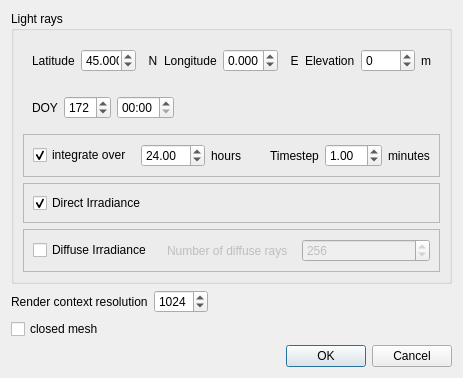
<?xml version="1.0" encoding="UTF-8"?>
<ui version="4.0">
 <class>SOLISDialog</class>
 <widget class="QDialog" name="SOLISDialog">
  <property name="geometry">
   <rect>
    <x>0</x>
    <y>0</y>
    <width>428</width>
    <height>362</height>
   </rect>
  </property>
  <property name="windowTitle">
   <string>Solis v.0.9</string>
  </property>
  <property name="windowIcon">
   <iconset resource="../qSOLIS.qrc">
    <normaloff>:/CC/plugin/qSOLIS/images/SOLISIcon.png</normaloff>:/CC/plugin/qSOLIS/images/SOLISIcon.png</iconset>
  </property>
  <layout class="QVBoxLayout" name="verticalLayout_3">
   <item>
    <widget class="QGroupBox" name="groupBox">
     <property name="sizePolicy">
      <sizepolicy hsizetype="Preferred" vsizetype="Maximum">
       <horstretch>0</horstretch>
       <verstretch>0</verstretch>
      </sizepolicy>
     </property>
     <property name="title">
      <string>Light rays</string>
     </property>
     <layout class="QVBoxLayout" name="verticalLayout_2">
      <item>
       <widget class="QFrame" name="locationFrame">
        <property name="enabled">
         <bool>true</bool>
        </property>
        <layout class="QHBoxLayout" name="horizontalLayout_2">
         <item>
          <widget class="QLabel" name="label_5">
           <property name="text">
            <string>Latitude</string>
           </property>
          </widget>
         </item>
         <item>
          <widget class="QDoubleSpinBox" name="latDoubleSpinBox">
           <property name="minimumSize">
            <size>
             <width>55</width>
             <height>0</height>
            </size>
           </property>
           <property name="decimals">
            <number>3</number>
           </property>
           <property name="maximum">
            <double>90.000000000000000</double>
           </property>
           <property name="value">
            <double>45.000000000000000</double>
           </property>
          </widget>
         </item>
         <item>
          <widget class="QLabel" name="label_6">
           <property name="text">
            <string>  N</string>
           </property>
          </widget>
         </item>
         <item>
          <spacer name="horizontalSpacer_4">
           <property name="orientation">
            <enum>Qt::Horizontal</enum>
           </property>
           <property name="sizeHint" stdset="0">
            <size>
             <width>40</width>
             <height>20</height>
            </size>
           </property>
          </spacer>
         </item>
         <item>
          <widget class="QLabel" name="label_7">
           <property name="text">
            <string>Longitude</string>
           </property>
          </widget>
         </item>
         <item>
          <widget class="QDoubleSpinBox" name="lonDoubleSpinBox">
           <property name="sizePolicy">
            <sizepolicy hsizetype="Minimum" vsizetype="Fixed">
             <horstretch>0</horstretch>
             <verstretch>0</verstretch>
            </sizepolicy>
           </property>
           <property name="minimumSize">
            <size>
             <width>55</width>
             <height>0</height>
            </size>
           </property>
           <property name="decimals">
            <number>3</number>
           </property>
           <property name="minimum">
            <double>-180.000000000000000</double>
           </property>
           <property name="maximum">
            <double>180.000000000000000</double>
           </property>
          </widget>
         </item>
         <item>
          <widget class="QLabel" name="label_8">
           <property name="text">
            <string>  E</string>
           </property>
          </widget>
         </item>
         <item>
          <widget class="QLabel" name="label_11">
           <property name="text">
            <string>Elevation</string>
           </property>
          </widget>
         </item>
         <item>
          <widget class="QSpinBox" name="elevationSpinBox">
           <property name="minimum">
            <number>-420</number>
           </property>
           <property name="maximum">
            <number>9000</number>
           </property>
           <property name="singleStep">
            <number>10</number>
           </property>
           <property name="value">
            <number>0</number>
           </property>
          </widget>
         </item>
         <item>
          <widget class="QLabel" name="label_12">
           <property name="text">
            <string>m</string>
           </property>
          </widget>
         </item>
        </layout>
       </widget>
      </item>
      <item>
       <widget class="QFrame" name="timeFrame">
        <layout class="QHBoxLayout" name="horizontalLayout_4">
         <item>
          <widget class="QLabel" name="label_3">
           <property name="text">
            <string>DOY</string>
           </property>
          </widget>
         </item>
         <item>
          <widget class="QSpinBox" name="doySpinBox">
           <property name="baseSize">
            <size>
             <width>0</width>
             <height>0</height>
            </size>
           </property>
           <property name="minimum">
            <number>1</number>
           </property>
           <property name="maximum">
            <number>365</number>
           </property>
           <property name="value">
            <number>172</number>
           </property>
          </widget>
         </item>
         <item>
          <widget class="QTimeEdit" name="timeEdit">
           <property name="dateTime">
            <datetime>
             <hour>0</hour>
             <minute>0</minute>
             <second>0</second>
             <year>1999</year>
             <month>12</month>
             <day>31</day>
            </datetime>
           </property>
           <property name="displayFormat">
            <string notr="true">HH:mm</string>
           </property>
           <property name="timeSpec">
            <enum>Qt::UTC</enum>
           </property>
           <property name="time">
            <time>
             <hour>0</hour>
             <minute>0</minute>
             <second>0</second>
            </time>
           </property>
          </widget>
         </item>
         <item>
          <spacer name="horizontalSpacer">
           <property name="orientation">
            <enum>Qt::Horizontal</enum>
           </property>
           <property name="sizeHint" stdset="0">
            <size>
             <width>40</width>
             <height>20</height>
            </size>
           </property>
          </spacer>
         </item>
        </layout>
       </widget>
      </item>
      <item>
       <widget class="QFrame" name="frame_2">
        <property name="frameShape">
         <enum>QFrame::StyledPanel</enum>
        </property>
        <property name="frameShadow">
         <enum>QFrame::Raised</enum>
        </property>
        <layout class="QHBoxLayout" name="horizontalLayout_6">
         <item>
          <widget class="QCheckBox" name="integrateCheckBox">
           <property name="text">
            <string>integrate over </string>
           </property>
           <property name="checked">
            <bool>true</bool>
           </property>
          </widget>
         </item>
         <item>
          <widget class="QDoubleSpinBox" name="integrationDoubleSpinBox">
           <property name="maximum">
            <double>240.000000000000000</double>
           </property>
           <property name="value">
            <double>24.000000000000000</double>
           </property>
          </widget>
         </item>
         <item>
          <widget class="QLabel" name="label_13">
           <property name="text">
            <string>hours</string>
           </property>
          </widget>
         </item>
         <item>
          <spacer name="horizontalSpacer_5">
           <property name="orientation">
            <enum>Qt::Horizontal</enum>
           </property>
           <property name="sizeHint" stdset="0">
            <size>
             <width>40</width>
             <height>20</height>
            </size>
           </property>
          </spacer>
         </item>
         <item>
          <widget class="QLabel" name="label">
           <property name="text">
            <string>Timestep</string>
           </property>
          </widget>
         </item>
         <item>
          <widget class="QDoubleSpinBox" name="timestepDoubleSpinBox">
           <property name="value">
            <double>1.000000000000000</double>
           </property>
          </widget>
         </item>
         <item>
          <widget class="QLabel" name="label_4">
           <property name="text">
            <string>minutes</string>
           </property>
          </widget>
         </item>
        </layout>
       </widget>
      </item>
      <item>
       <widget class="QFrame" name="frame">
        <property name="frameShape">
         <enum>QFrame::StyledPanel</enum>
        </property>
        <property name="frameShadow">
         <enum>QFrame::Raised</enum>
        </property>
        <layout class="QHBoxLayout" name="horizontalLayout_5">
         <item>
          <widget class="QCheckBox" name="calcDirectCheckBox">
           <property name="text">
            <string>Direct Irradiance</string>
           </property>
           <property name="checked">
            <bool>true</bool>
           </property>
          </widget>
         </item>
        </layout>
       </widget>
      </item>
      <item>
       <widget class="QFrame" name="DiffuseFrame">
        <property name="enabled">
         <bool>true</bool>
        </property>
        <property name="sizePolicy">
         <sizepolicy hsizetype="Preferred" vsizetype="Preferred">
          <horstretch>0</horstretch>
          <verstretch>0</verstretch>
         </sizepolicy>
        </property>
        <property name="frameShape">
         <enum>QFrame::StyledPanel</enum>
        </property>
        <property name="frameShadow">
         <enum>QFrame::Raised</enum>
        </property>
        <layout class="QHBoxLayout" name="horizontalLayout_3">
         <item>
          <widget class="QCheckBox" name="calcDiffCheckBox">
           <property name="text">
            <string>Diffuse Irradiance</string>
           </property>
          </widget>
         </item>
         <item>
          <widget class="QLabel" name="rayslabel">
           <property name="enabled">
            <bool>false</bool>
           </property>
           <property name="text">
            <string>Number of diffuse rays</string>
           </property>
          </widget>
         </item>
         <item>
          <widget class="QSpinBox" name="raysSpinBox">
           <property name="enabled">
            <bool>false</bool>
           </property>
           <property name="minimum">
            <number>16</number>
           </property>
           <property name="maximum">
            <number>2048</number>
           </property>
           <property name="singleStep">
            <number>16</number>
           </property>
           <property name="value">
            <number>256</number>
           </property>
          </widget>
         </item>
        </layout>
       </widget>
      </item>
     </layout>
    </widget>
   </item>
   <item>
    <layout class="QHBoxLayout">
     <item>
      <widget class="QLabel" name="label_2">
       <property name="text">
        <string>Render context resolution</string>
       </property>
      </widget>
     </item>
     <item>
      <widget class="QSpinBox" name="resSpinBox">
       <property name="toolTip">
        <string>rendering buffer resolution</string>
       </property>
       <property name="minimum">
        <number>128</number>
       </property>
       <property name="maximum">
        <number>4096</number>
       </property>
       <property name="singleStep">
        <number>128</number>
       </property>
       <property name="value">
        <number>1024</number>
       </property>
      </widget>
     </item>
     <item>
      <spacer name="horizontalSpacer_3">
       <property name="orientation">
        <enum>Qt::Horizontal</enum>
       </property>
       <property name="sizeHint" stdset="0">
        <size>
         <width>40</width>
         <height>20</height>
        </size>
       </property>
      </spacer>
     </item>
    </layout>
   </item>
   <item>
    <layout class="QHBoxLayout" name="horizontalLayout">
     <item>
      <widget class="QCheckBox" name="closedMeshCheckBox">
       <property name="toolTip">
        <string>Accelerates computation if the mesh is closed (no holes)</string>
       </property>
       <property name="text">
        <string>closed mesh</string>
       </property>
      </widget>
     </item>
    </layout>
   </item>
   <item>
    <spacer name="verticalSpacer_2">
     <property name="orientation">
      <enum>Qt::Vertical</enum>
     </property>
     <property name="sizeHint" stdset="0">
      <size>
       <width>20</width>
       <height>40</height>
      </size>
     </property>
    </spacer>
   </item>
   <item>
    <spacer name="verticalSpacer">
     <property name="orientation">
      <enum>Qt::Vertical</enum>
     </property>
     <property name="sizeHint" stdset="0">
      <size>
       <width>20</width>
       <height>40</height>
      </size>
     </property>
    </spacer>
   </item>
   <item>
    <widget class="QDialogButtonBox" name="buttonBox">
     <property name="orientation">
      <enum>Qt::Horizontal</enum>
     </property>
     <property name="standardButtons">
      <set>QDialogButtonBox::Cancel|QDialogButtonBox::Ok</set>
     </property>
    </widget>
   </item>
  </layout>
 </widget>
 <resources>
  <include location="../qSOLIS.qrc"/>
 </resources>
 <connections>
  <connection>
   <sender>buttonBox</sender>
   <signal>accepted()</signal>
   <receiver>SOLISDialog</receiver>
   <slot>accept()</slot>
   <hints>
    <hint type="sourcelabel">
     <x>248</x>
     <y>254</y>
    </hint>
    <hint type="destinationlabel">
     <x>157</x>
     <y>274</y>
    </hint>
   </hints>
  </connection>
  <connection>
   <sender>buttonBox</sender>
   <signal>rejected()</signal>
   <receiver>SOLISDialog</receiver>
   <slot>reject()</slot>
   <hints>
    <hint type="sourcelabel">
     <x>316</x>
     <y>260</y>
    </hint>
    <hint type="destinationlabel">
     <x>286</x>
     <y>274</y>
    </hint>
   </hints>
  </connection>
  <connection>
   <sender>calcDiffCheckBox</sender>
   <signal>toggled(bool)</signal>
   <receiver>rayslabel</receiver>
   <slot>setEnabled(bool)</slot>
   <hints>
    <hint type="sourcelabel">
     <x>205</x>
     <y>151</y>
    </hint>
    <hint type="destinationlabel">
     <x>276</x>
     <y>182</y>
    </hint>
   </hints>
  </connection>
  <connection>
   <sender>calcDiffCheckBox</sender>
   <signal>toggled(bool)</signal>
   <receiver>raysSpinBox</receiver>
   <slot>setEnabled(bool)</slot>
   <hints>
    <hint type="sourcelabel">
     <x>83</x>
     <y>182</y>
    </hint>
    <hint type="destinationlabel">
     <x>360</x>
     <y>182</y>
    </hint>
   </hints>
  </connection>
 </connections>
</ui>
